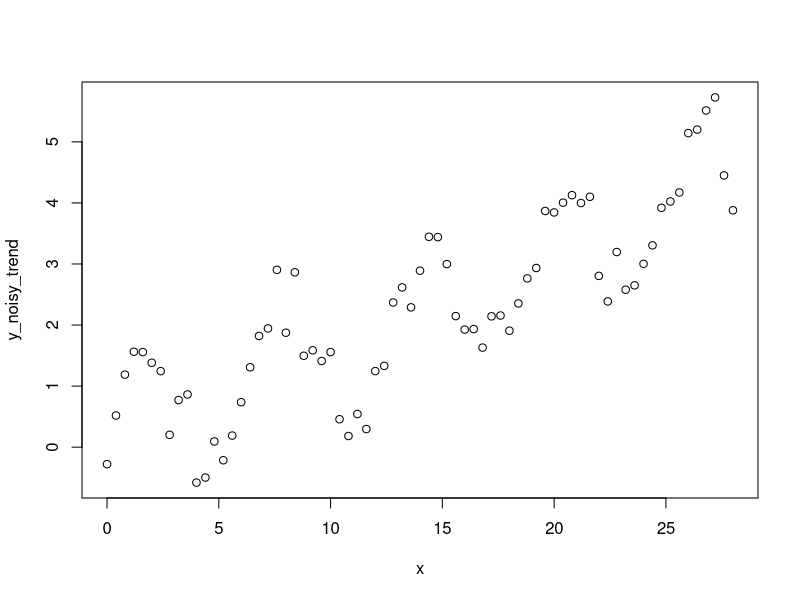
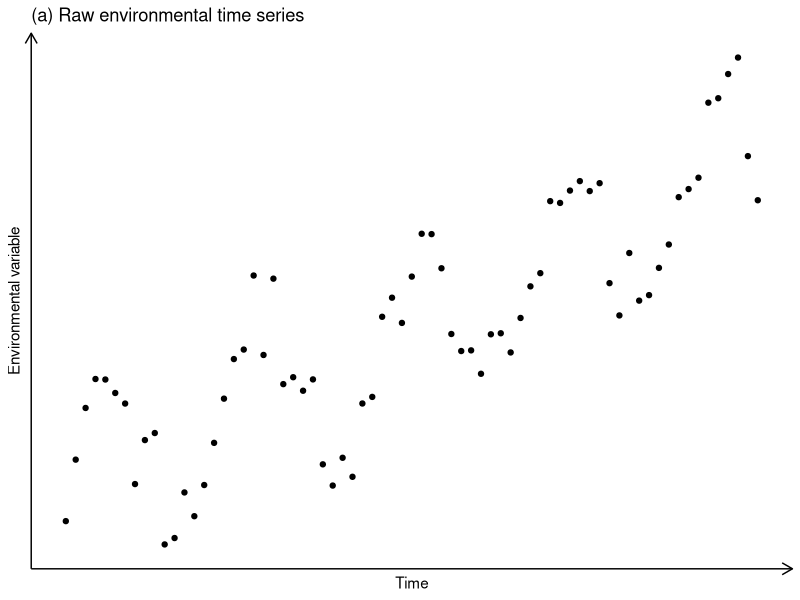

The R source for these figures, in order: (Note: this script raises an error after producing the figures.)
## ---- chunk 1
library(tidyverse)
library(patchwork)
library(colorspace)
library(stars)
library(raster)
library(sf)
## ---- chunk 2
set.seed(41)
x <- seq(from = 0, to = 9 * pi, by = 0.4)
y <- sin(x)
y_noisy <- sin(x) + rnorm(length(x), sd = 0.35)
y_noisy_trend <- y_noisy + 0.15*x
data <- data.frame(x = x, y = y, y_noisy = y_noisy, y_noisy_trend = y_noisy_trend)
x_smooth <- seq(from = 0, to = 9 * pi, by = 0.01)
y_smooth <- sin(x_smooth)
data_smooth <- data.frame(x = x_smooth, y = y_smooth)

plot(x, y_noisy_trend)
## ---- chunk 3
ggplot(data) +
  geom_point(aes(x = x, y = y_noisy_trend)) +
  theme_classic() +
  labs(y = "Environmental variable", x = "Time", title = "(a) Raw environmental time series") +
  theme(axis.ticks = element_blank(),
        axis.text.x = element_blank(),
        axis.text.y = element_blank(),
        axis.line.y = element_line(arrow = grid::arrow(length = unit(0.3, "cm"), ends = "last")),
        axis.line.x = element_line(arrow = grid::arrow(length = unit(0.3, "cm"), ends = "last"))) -> p1
p1
## ---- chunk 4
p + 
  geom_abline(slope = 0.15, intercept = 0, color = "blue", linetype = 2) +
  theme_classic() +
  labs(y = "Environmental variable", x = "Time", title = "(b) Determine long-term trend") +
  theme(axis.ticks = element_blank(),
        axis.text.x = element_blank(),
        axis.text.y = element_blank(),
        axis.line.y = element_line(arrow = grid::arrow(length = unit(0.3, "cm"), ends = "last")),
        axis.line.x = element_line(arrow = grid::arrow(length = unit(0.3, "cm"), ends = "last"))) -> p2
p2
## ---- chunk 5
ggplot(data) +
  geom_point(aes(x = x, y = y_noisy)) +
  geom_hline(yintercept = 0, color = "blue", linetype = 2) + 
  theme_classic() +
  coord_cartesian(ylim = c(-1.75, 1.75)) +
  labs(y = "Environmental variable", x = "Time", title = "(c) Detrend time series") +
  theme(axis.ticks = element_blank(),
        axis.text.x = element_blank(),
        axis.text.y = element_blank(),
        axis.line.y = element_line(arrow = grid::arrow(length = unit(0.3, "cm"), ends = "last")),
        axis.line.x = element_line(arrow = grid::arrow(length = unit(0.3, "cm"), ends = "last"))) -> p3
p3
## ---- chunk 6
ggplot(data) +
  geom_point(aes(x = x, y = y_noisy)) +
  geom_hline(yintercept = 0, color = "blue", linetype = 2) + 
  geom_line(aes(x = x, y = y), data = data_smooth, color = "red", size = 1.5) +
  theme_classic() +
  coord_cartesian(ylim = c(-1.75, 1.75)) +
  labs(y = "Environmental variable", x = "Time", title = "(d) Fit harmonic regression model") +
  theme(axis.ticks = element_blank(),
        axis.text.x = element_blank(),
        axis.text.y = element_blank(),
        axis.line.y = element_line(arrow = grid::arrow(length = unit(0.3, "cm"), ends = "last")),
        axis.line.x = element_line(arrow = grid::arrow(length = unit(0.3, "cm"), ends = "last"))) -> p4
p4
## ---- chunk 7
ggplot(data) +
  geom_point(aes(x = x, y = y_noisy)) +
  geom_hline(yintercept = 0, color = "blue", linetype = 2) +
  geom_segment(aes(x = x, xend = x, y = y, yend = y_noisy), size = 0.5) +
  geom_line(aes(x = x, y = y), data = data_smooth, color = "red", size = 1.5) +
  theme_classic() +
  coord_cartesian(ylim = c(-1.75, 1.75)) +
  labs(y = "Environmental variable", x = "Time", title = "(e) Calculate model RMSE: environmental variability") +
  theme(axis.ticks = element_blank(),
        axis.text.x = element_blank(),
        axis.text.y = element_blank(),
        axis.line.y = element_line(arrow = grid::arrow(length = unit(0.3, "cm"), ends = "last")),
        axis.line.x = element_line(arrow = grid::arrow(length = unit(0.3, "cm"), ends = "last"))) -> p5
p5
## ---- chunk 8
p1 + p2 + p3 + p4 + p5 + 
  plot_layout(ncol = 2)

ggsave(filename = "data/processed/plots/trends-variability.pdf", device = "pdf", width = 10, height = 8, units = "in")
